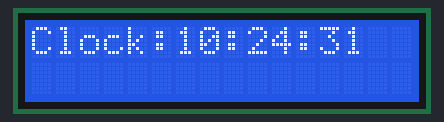
The sketch below on a simulated ESP8266 (NodeMCU). Shown: 16×2 character LCD. WiFi joins after 1.5 s; servers stay silent unless stated; network time is answered at once with the bench clock; the local clock reads 2024-03-15 10:24:30 at power-on unless the sketch sets it; what the sketch prints to the serial monitor is not drawn.

Above: at 1.7 s.
At 5.7 s:
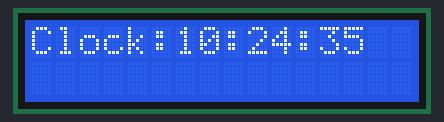
At 10.8 s:
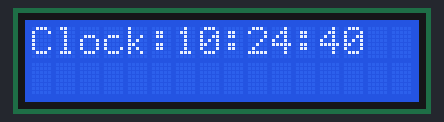
At 20.0 s:
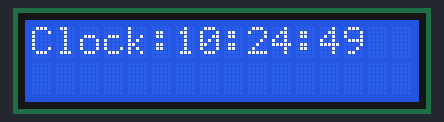
At 29.1 s:
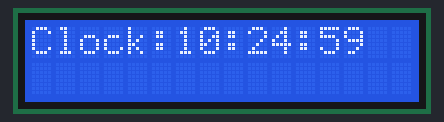
At 38.2 s:
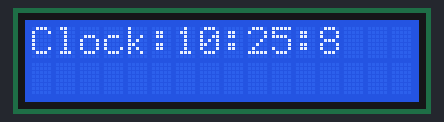

Measured:
- what the display in image 0 shows lasts 1.0 s, from 1.6 s to 2.6 s

The sketch:

2x16_LCD.ino
```cpp
#include <Wire.h>
#include <LiquidCrystal_I2C.h>
//long,float,double,int
LiquidCrystal_I2C lcd(0x27, 16, 2);

//Wifi Clock
#include <NTPClient.h>
#include <ESP8266WiFi.h>
#include <WiFiUdp.h>

const char *ssid     = "BLOK 2 FREE";
const char *password = "";

const long utcOffsetInSeconds = 7200;

// Define NTP Client to get time
WiFiUDP ntpUDP;
NTPClient timeClient(ntpUDP, "pool.ntp.org", utcOffsetInSeconds);

void setup() {
  lcd.begin();
  Serial.begin(9600);
  WiFi.begin(ssid, password);

  while ( WiFi.status() != WL_CONNECTED ) {
    delay ( 500 );
    Serial.print ( "." );
  }
  Serial.println();
  Serial.print("Connected to the Wi-Fi");

  timeClient.begin();
}

void loop() {
  int A,B,C;
  timeClient.update();
  A = timeClient.getHours();
  B = timeClient.getMinutes();
  C = timeClient.getSeconds();
  lcd.clear();
  lcd.setCursor(0,0);
  lcd.print("Clock:");
  lcd.print(A);
  lcd.print(":");
  lcd.print(B);
  lcd.print(":");
  lcd.print(C);
  delay(1000);
}
```
